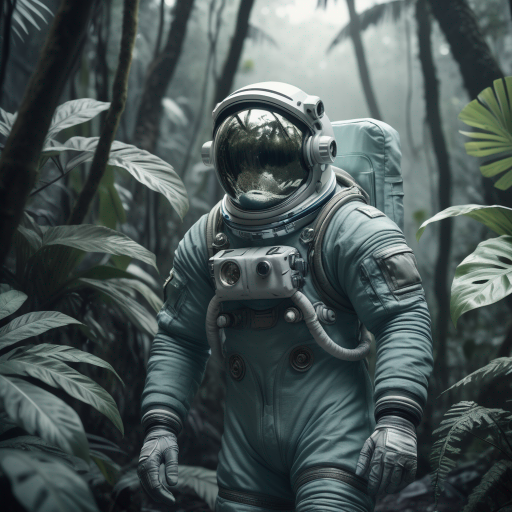
#> input picture image.png, 1024 x 1024 px (shown at 1/2 size)
$ python open_rot.py
#> lines starting #> are read from the running program, lines starting #| are printed output that depends on the picture
import cv2
img_org = cv2.imread('image.png',1)
#> img_org is the input picture: shape (1024, 1024, 3); mean B, G, R 85.5, 86, 73.7
img_gry = cv2.imread('image.png',0)
#> img_gry: shape (1024, 1024); min 6, max 254, mean 81.7

img_org_half = cv2.resize(img_org,(0,0),fx=0.5,fy=0.5)
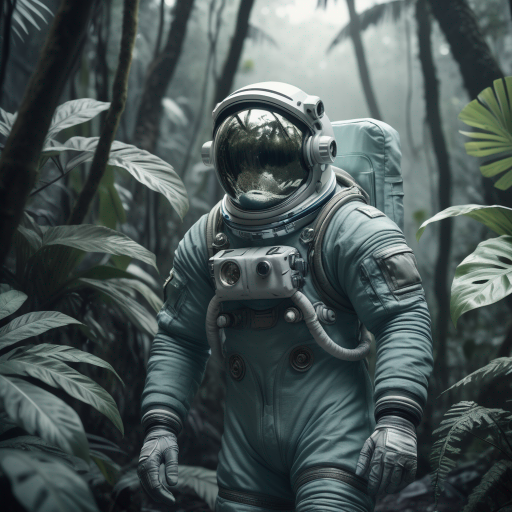
#> img_org_half: shape (512, 512, 3); mean B, G, R 85.6, 86.1, 73.8
cv2.imwrite("Half_Size.png",img_org_half)


cv2.imshow("Half size",img_org_half)
cv2.waitKey(0)
cv2.destroyAllWindows

cv2.imshow("Astronout in the Jungle",img_org)
cv2.waitKey(0)
cv2.destroyAllWindows()

cv2.imshow("In Grayscale:",img_gry)
cv2.waitKey(0)
cv2.destroyAllWindows()
